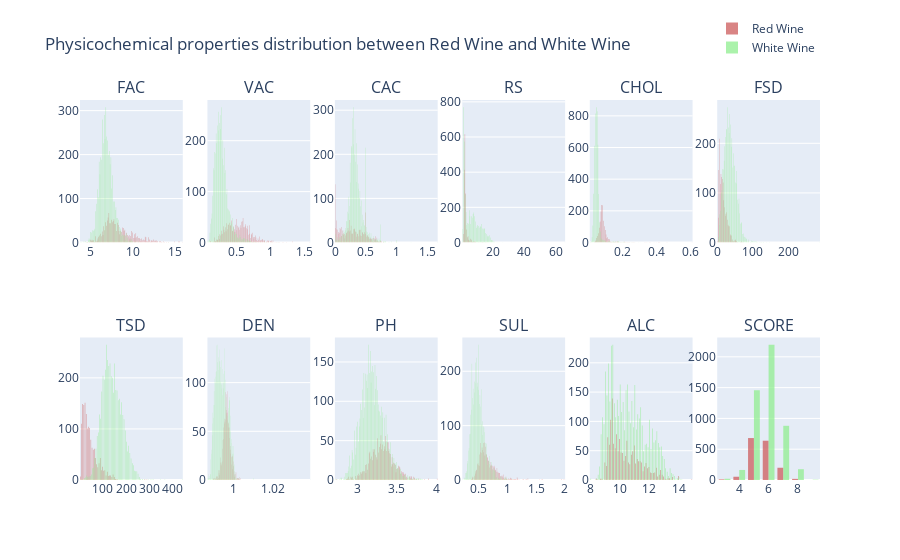

Source (notebook cell):
### Markdown cell above
According to the boxplot, many features have many outliers, for example, fixed acidity (FAC), volatile acidity (VAC), chlorides (CHOL), free sulfur dioxide (FSD), PH, and sulphate(SUL). On the contrary, alcohol(ALC), density(DEN), and score have less outlier. There are some extraordinary outliers for density and score. Finding out the root cause of these outliers is interesting and necessary because they may have high leverage and greatly influence the final model. To quest why some wines got extra high/how score may provide some valuable sights of wines quality.

### Code cell
FIG_COLUMN_SIZE = 6

fig = make_subplots(rows=2, 
                    cols=FIG_COLUMN_SIZE,
                    subplot_titles= list(filter(lambda x: x != "TYPE", df.columns)))
index = 0

for c in df.columns:
     
    if c in ['TYPE']:
        continue
    row, col = divmod(index, FIG_COLUMN_SIZE)
    
    #fig.add_trace(go.Box(y=df[c], name=c), row+1, col+1)
    index += 1
    
    if index == 1:
        fig.add_trace(go.Histogram(x=df[df["TYPE"] == "red"][c], marker_color='#CD5C5C', legendgroup='g1', opacity=0.75, name='Red Wine'), row+1, col+1)
        fig.add_trace(go.Histogram(x=df[df["TYPE"] == "white"][c], marker_color='#90EE90', legendgroup='g1', opacity=0.75, name='White Wine'), row+1, col+1)
    else:
        fig.add_trace(go.Histogram(x=df[df["TYPE"] == "red"][c], marker_color='#CD5C5C', showlegend=False, legendgroup='g1', opacity=0.75, name='Red Wine'), row+1, col+1)
        fig.add_trace(go.Histogram(x=df[df["TYPE"] == "white"][c], marker_color='#90EE90', showlegend=False, legendgroup='g1', opacity=0.75, name='White Wine'), row+1, col+1)
     
    
fig.update_layout(title_text="Physicochemical properties distribution between Red Wine and White Wine")

fig.update_layout(legend=dict(
    orientation="h",
    yanchor="bottom",
    y=1.1,
    xanchor="right",
    x=1
))

fig.show()

### Figure 1 — Plotly figure (JSON) as saved in the notebook; plotly's stock layout.template omitted (floating-point values rounded to 4 significant figures; data arrays with more than 128 entries replaced by an {"elided": "..."} marker saying what was removed)
{"data": [{"legendgroup": "g1", "marker": {"color": "#CD5C5C"}, "name": "Red Wine", "opacity": 0.75, "type": "histogram", "x": {"elided": "1599 float values"}, "xaxis": "x", "yaxis": "y"}, {"legendgroup": "g1", "marker": {"color": "#90EE90"}, "name": "White Wine", "opacity": 0.75, "type": "histogram", "x": {"elided": "4898 float values"}, "xaxis": "x", "yaxis": "y"}, {"legendgroup": "g1", "marker": {"color": "#CD5C5C"}, "name": "Red Wine", "opacity": 0.75, "showlegend": false, "type": "histogram", "x": {"elided": "1599 float values"}, "xaxis": "x2", "yaxis": "y2"}, {"legendgroup": "g1", "marker": {"color": "#90EE90"}, "name": "White Wine", "opacity": 0.75, "showlegend": false, "type": "histogram", "x": {"elided": "4898 float values"}, "xaxis": "x2", "yaxis": "y2"}, {"legendgroup": "g1", "marker": {"color": "#CD5C5C"}, "name": "Red Wine", "opacity": 0.75, "showlegend": false, "type": "histogram", "x": {"elided": "1599 float values"}, "xaxis": "x3", "yaxis": "y3"}, {"legendgroup": "g1", "marker": {"color": "#90EE90"}, "name": "White Wine", "opacity": 0.75, "showlegend": false, "type": "histogram", "x": {"elided": "4898 float values"}, "xaxis": "x3", "yaxis": "y3"}, {"legendgroup": "g1", "marker": {"color": "#CD5C5C"}, "name": "Red Wine", "opacity": 0.75, "showlegend": false, "type": "histogram", "x": {"elided": "1599 float values"}, "xaxis": "x4", "yaxis": "y4"}, {"legendgroup": "g1", "marker": {"color": "#90EE90"}, "name": "White Wine", "opacity": 0.75, "showlegend": false, "type": "histogram", "x": {"elided": "4898 float values"}, "xaxis": "x4", "yaxis": "y4"}, {"legendgroup": "g1", "marker": {"color": "#CD5C5C"}, "name": "Red Wine", "opacity": 0.75, "showlegend": false, "type": "histogram", "x": {"elided": "1599 float values"}, "xaxis": "x5", "yaxis": "y5"}, {"legendgroup": "g1", "marker": {"color": "#90EE90"}, "name": "White Wine", "opacity": 0.75, "showlegend": false, "type": "histogram", "x": {"elided": "4898 float values"}, "xaxis": "x5", "yaxis": "y5"}, {"legendgroup": "g1", "marker": {"color": "#CD5C5C"}, "name": "Red Wine", "opacity": 0.75, "showlegend": false, "type": "histogram", "x": {"elided": "1599 float values"}, "xaxis": "x6", "yaxis": "y6"}, {"legendgroup": "g1", "marker": {"color": "#90EE90"}, "name": "White Wine", "opacity": 0.75, "showlegend": false, "type": "histogram", "x": {"elided": "4898 float values"}, "xaxis": "x6", "yaxis": "y6"}, {"legendgroup": "g1", "marker": {"color": "#CD5C5C"}, "name": "Red Wine", "opacity": 0.75, "showlegend": false, "type": "histogram", "x": {"elided": "1599 float values"}, "xaxis": "x7", "yaxis": "y7"}, {"legendgroup": "g1", "marker": {"color": "#90EE90"}, "name": "White Wine", "opacity": 0.75, "showlegend": false, "type": "histogram", "x": {"elided": "4898 float values"}, "xaxis": "x7", "yaxis": "y7"}, {"legendgroup": "g1", "marker": {"color": "#CD5C5C"}, "name": "Red Wine", "opacity": 0.75, "showlegend": false, "type": "histogram", "x": {"elided": "1599 float values"}, "xaxis": "x8", "yaxis": "y8"}, {"legendgroup": "g1", "marker": {"color": "#90EE90"}, "name": "White Wine", "opacity": 0.75, "showlegend": false, "type": "histogram", "x": {"elided": "4898 float values"}, "xaxis": "x8", "yaxis": "y8"}, {"legendgroup": "g1", "marker": {"color": "#CD5C5C"}, "name": "Red Wine", "opacity": 0.75, "showlegend": false, "type": "histogram", "x": {"elided": "1599 float values"}, "xaxis": "x9", "yaxis": "y9"}, {"legendgroup": "g1", "marker": {"color": "#90EE90"}, "name": "White Wine", "opacity": 0.75, "showlegend": false, "type": "histogram", "x": {"elided": "4898 float values"}, "xaxis": "x9", "yaxis": "y9"}, {"legendgroup": "g1", "marker": {"color": "#CD5C5C"}, "name": "Red Wine", "opacity": 0.75, "showlegend": false, "type": "histogram", "x": {"elided": "1599 float values"}, "xaxis": "x10", "yaxis": "y10"}, {"legendgroup": "g1", "marker": {"color": "#90EE90"}, "name": "White Wine", "opacity": 0.75, "showlegend": false, "type": "histogram", "x": {"elided": "4898 float values"}, "xaxis": "x10", "yaxis": "y10"}, {"legendgroup": "g1", "marker": {"color": "#CD5C5C"}, "name": "Red Wine", "opacity": 0.75, "showlegend": false, "type": "histogram", "x": {"elided": "1599 float values"}, "xaxis": "x11", "yaxis": "y11"}, {"legendgroup": "g1", "marker": {"color": "#90EE90"}, "name": "White Wine", "opacity": 0.75, "showlegend": false, "type": "histogram", "x": {"elided": "4898 float values"}, "xaxis": "x11", "yaxis": "y11"}, {"legendgroup": "g1", "marker": {"color": "#CD5C5C"}, "name": "Red Wine", "opacity": 0.75, "showlegend": false, "type": "histogram", "x": {"elided": "1599 int values"}, "xaxis": "x12", "yaxis": "y12"}, {"legendgroup": "g1", "marker": {"color": "#90EE90"}, "name": "White Wine", "opacity": 0.75, "showlegend": false, "type": "histogram", "x": {"elided": "4898 int values"}, "xaxis": "x12", "yaxis": "y12"}], "layout": {"annotations": [{"font": {"size": 16}, "showarrow": false, "text": "FAC", "x": 0.06944, "xanchor": "center", "xref": "paper", "y": 1, "yanchor": "bottom", "yref": "paper"}, {"font": {"size": 16}, "showarrow": false, "text": "VAC", "x": 0.2417, "xanchor": "center", "xref": "paper", "y": 1, "yanchor": "bottom", "yref": "paper"}, {"font": {"size": 16}, "showarrow": false, "text": "CAC", "x": 0.4139, "xanchor": "center", "xref": "paper", "y": 1, "yanchor": "bottom", "yref": "paper"}, {"font": {"size": 16}, "showarrow": false, "text": "RS", "x": 0.5861, "xanchor": "center", "xref": "paper", "y": 1, "yanchor": "bottom", "yref": "paper"}, {"font": {"size": 16}, "showarrow": false, "text": "CHOL", "x": 0.7583, "xanchor": "center", "xref": "paper", "y": 1, "yanchor": "bottom", "yref": "paper"}, {"font": {"size": 16}, "showarrow": false, "text": "FSD", "x": 0.9306, "xanchor": "center", "xref": "paper", "y": 1, "yanchor": "bottom", "yref": "paper"}, {"font": {"size": 16}, "showarrow": false, "text": "TSD", "x": 0.06944, "xanchor": "center", "xref": "paper", "y": 0.375, "yanchor": "bottom", "yref": "paper"}, {"font": {"size": 16}, "showarrow": false, "text": "DEN", "x": 0.2417, "xanchor": "center", "xref": "paper", "y": 0.375, "yanchor": "bottom", "yref": "paper"}, {"font": {"size": 16}, "showarrow": false, "text": "PH", "x": 0.4139, "xanchor": "center", "xref": "paper", "y": 0.375, "yanchor": "bottom", "yref": "paper"}, {"font": {"size": 16}, "showarrow": false, "text": "SUL", "x": 0.5861, "xanchor": "center", "xref": "paper", "y": 0.375, "yanchor": "bottom", "yref": "paper"}, {"font": {"size": 16}, "showarrow": false, "text": "ALC", "x": 0.7583, "xanchor": "center", "xref": "paper", "y": 0.375, "yanchor": "bottom", "yref": "paper"}, {"font": {"size": 16}, "showarrow": false, "text": "SCORE", "x": 0.9306, "xanchor": "center", "xref": "paper", "y": 0.375, "yanchor": "bottom", "yref": "paper"}], "legend": {"orientation": "h", "x": 1, "xanchor": "right", "y": 1.1, "yanchor": "bottom"}, "title": {"text": "Physicochemical properties distribution between Red Wine and White Wine"}, "xaxis": {"anchor": "y", "domain": [0, 0.1389]}, "xaxis10": {"anchor": "y10", "domain": [0.5167, 0.6556]}, "xaxis11": {"anchor": "y11", "domain": [0.6889, 0.8278]}, "xaxis12": {"anchor": "y12", "domain": [0.8611, 1]}, "xaxis2": {"anchor": "y2", "domain": [0.1722, 0.3111]}, "xaxis3": {"anchor": "y3", "domain": [0.3444, 0.4833]}, "xaxis4": {"anchor": "y4", "domain": [0.5167, 0.6556]}, "xaxis5": {"anchor": "y5", "domain": [0.6889, 0.8278]}, "xaxis6": {"anchor": "y6", "domain": [0.8611, 1]}, "xaxis7": {"anchor": "y7", "domain": [0, 0.1389]}, "xaxis8": {"anchor": "y8", "domain": [0.1722, 0.3111]}, "xaxis9": {"anchor": "y9", "domain": [0.3444, 0.4833]}, "yaxis": {"anchor": "x", "domain": [0.625, 1]}, "yaxis10": {"anchor": "x10", "domain": [0, 0.375]}, "yaxis11": {"anchor": "x11", "domain": [0, 0.375]}, "yaxis12": {"anchor": "x12", "domain": [0, 0.375]}, "yaxis2": {"anchor": "x2", "domain": [0.625, 1]}, "yaxis3": {"anchor": "x3", "domain": [0.625, 1]}, "yaxis4": {"anchor": "x4", "domain": [0.625, 1]}, "yaxis5": {"anchor": "x5", "domain": [0.625, 1]}, "yaxis6": {"anchor": "x6", "domain": [0.625, 1]}, "yaxis7": {"anchor": "x7", "domain": [0, 0.375]}, "yaxis8": {"anchor": "x8", "domain": [0, 0.375]}, "yaxis9": {"anchor": "x9", "domain": [0, 0.375]}}}
